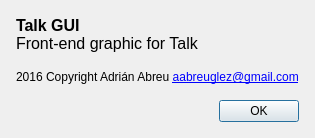
<?xml version="1.0" encoding="UTF-8"?>
<ui version="4.0">
 <class>AboutDialog</class>
 <widget class="QDialog" name="AboutDialog">
  <property name="geometry">
   <rect>
    <x>0</x>
    <y>0</y>
    <width>400</width>
    <height>300</height>
   </rect>
  </property>
  <property name="windowTitle">
   <string>About Talk GUI</string>
  </property>
  <layout class="QVBoxLayout" name="verticalLayout">
   <property name="spacing">
    <number>16</number>
   </property>
   <property name="sizeConstraint">
    <enum>QLayout::SetFixedSize</enum>
   </property>
   <property name="leftMargin">
    <number>16</number>
   </property>
   <property name="topMargin">
    <number>16</number>
   </property>
   <property name="rightMargin">
    <number>16</number>
   </property>
   <property name="bottomMargin">
    <number>16</number>
   </property>
   <item>
    <widget class="QLabel" name="label">
     <property name="text">
      <string>&lt;html&gt;&lt;head/&gt;&lt;body&gt;&lt;p&gt;&lt;span style=&quot; font-size:12pt; font-weight:600;&quot;&gt;Talk GUI&lt;br/&gt;&lt;/span&gt;&lt;span style=&quot; font-size:12pt;&quot;&gt;Front-end graphic for Talk&lt;br/&gt;&lt;br/&gt;&lt;/span&gt;2016 Copyright Adrián Abreu  &lt;a href=&quot;mailto:aabreuglez@gmail.com&quot;&gt;&lt;span style=&quot; text-decoration: underline; color:#0000ff;&quot;&gt;aabreuglez@gmail.com&lt;/span&gt;&lt;/a&gt;&lt;/p&gt;&lt;/body&gt;&lt;/html&gt;</string>
     </property>
     <property name="alignment">
      <set>Qt::AlignLeading|Qt::AlignLeft|Qt::AlignTop</set>
     </property>
    </widget>
   </item>
   <item>
    <widget class="QDialogButtonBox" name="buttonBox">
     <property name="orientation">
      <enum>Qt::Horizontal</enum>
     </property>
     <property name="standardButtons">
      <set>QDialogButtonBox::Ok</set>
     </property>
    </widget>
   </item>
  </layout>
 </widget>
 <resources/>
 <connections>
  <connection>
   <sender>buttonBox</sender>
   <signal>accepted()</signal>
   <receiver>AboutDialog</receiver>
   <slot>accept()</slot>
   <hints>
    <hint type="sourcelabel">
     <x>248</x>
     <y>254</y>
    </hint>
    <hint type="destinationlabel">
     <x>157</x>
     <y>274</y>
    </hint>
   </hints>
  </connection>
  <connection>
   <sender>buttonBox</sender>
   <signal>rejected()</signal>
   <receiver>AboutDialog</receiver>
   <slot>reject()</slot>
   <hints>
    <hint type="sourcelabel">
     <x>316</x>
     <y>260</y>
    </hint>
    <hint type="destinationlabel">
     <x>286</x>
     <y>274</y>
    </hint>
   </hints>
  </connection>
 </connections>
</ui>
